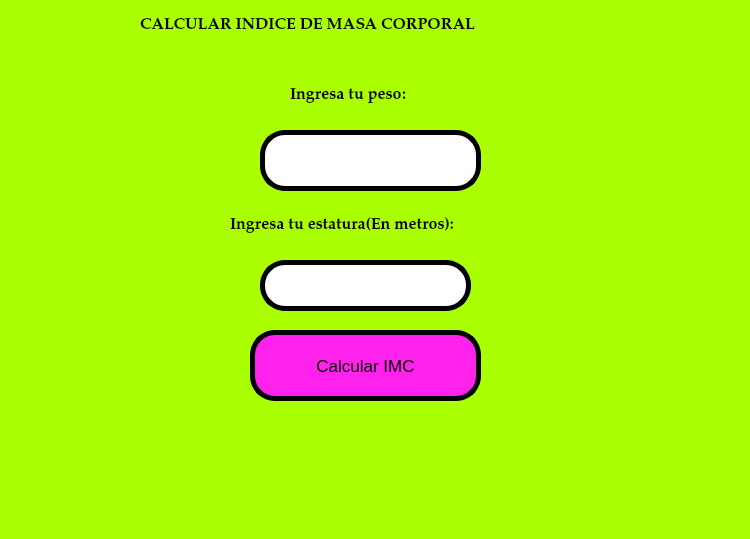
<?xml version="1.0" encoding="UTF-8"?>
<ui version="4.0">
 <class>MainWindow</class>
 <widget class="QMainWindow" name="MainWindow">
  <property name="geometry">
   <rect>
    <x>0</x>
    <y>0</y>
    <width>750</width>
    <height>539</height>
   </rect>
  </property>
  <property name="windowTitle">
   <string>MainWindow</string>
  </property>
  <property name="styleSheet">
   <string notr="true">background-color: rgb(170, 255, 0);</string>
  </property>
  <widget class="QWidget" name="centralwidget">
   <widget class="QPushButton" name="btn_CalcuIIMC">
    <property name="geometry">
     <rect>
      <x>250</x>
      <y>330</y>
      <width>231</width>
      <height>71</height>
     </rect>
    </property>
    <property name="font">
     <font>
      <pointsize>13</pointsize>
     </font>
    </property>
    <property name="styleSheet">
     <string notr="true">background-color: rgb(255, 34, 237);
border-radius: 25px;
border:  5px solid black;
</string>
    </property>
    <property name="text">
     <string>Calcular IMC</string>
    </property>
   </widget>
   <widget class="QLineEdit" name="txt_Peso">
    <property name="geometry">
     <rect>
      <x>260</x>
      <y>130</y>
      <width>221</width>
      <height>61</height>
     </rect>
    </property>
    <property name="styleSheet">
     <string notr="true">background-color: rgb(255, 255, 255);
border-radius: 25px;
border:  5px solid black;
</string>
    </property>
   </widget>
   <widget class="QLineEdit" name="txt_Estatura">
    <property name="geometry">
     <rect>
      <x>260</x>
      <y>260</y>
      <width>211</width>
      <height>51</height>
     </rect>
    </property>
    <property name="styleSheet">
     <string notr="true">background-color: rgb(255, 255, 255);
border-radius: 25px;
border:  5px solid black;
</string>
    </property>
   </widget>
   <widget class="QLabel" name="label_2">
    <property name="geometry">
     <rect>
      <x>230</x>
      <y>210</y>
      <width>291</width>
      <height>31</height>
     </rect>
    </property>
    <property name="font">
     <font>
      <family>Palatino Linotype</family>
      <pointsize>12</pointsize>
      <weight>75</weight>
      <bold>true</bold>
     </font>
    </property>
    <property name="text">
     <string>Ingresa tu estatura(En metros):</string>
    </property>
   </widget>
   <widget class="QLabel" name="label_3">
    <property name="geometry">
     <rect>
      <x>290</x>
      <y>80</y>
      <width>171</width>
      <height>31</height>
     </rect>
    </property>
    <property name="font">
     <font>
      <family>Palatino Linotype</family>
      <pointsize>12</pointsize>
      <weight>75</weight>
      <bold>true</bold>
     </font>
    </property>
    <property name="text">
     <string>Ingresa tu peso:</string>
    </property>
   </widget>
   <widget class="QLabel" name="label_4">
    <property name="geometry">
     <rect>
      <x>140</x>
      <y>10</y>
      <width>441</width>
      <height>31</height>
     </rect>
    </property>
    <property name="font">
     <font>
      <family>Palatino Linotype</family>
      <pointsize>12</pointsize>
      <weight>75</weight>
      <bold>true</bold>
     </font>
    </property>
    <property name="text">
     <string>CALCULAR INDICE DE MASA CORPORAL</string>
    </property>
   </widget>
  </widget>
  <widget class="QMenuBar" name="menubar">
   <property name="geometry">
    <rect>
     <x>0</x>
     <y>0</y>
     <width>750</width>
     <height>26</height>
    </rect>
   </property>
  </widget>
  <widget class="QStatusBar" name="statusbar"/>
 </widget>
 <resources/>
 <connections/>
</ui>
